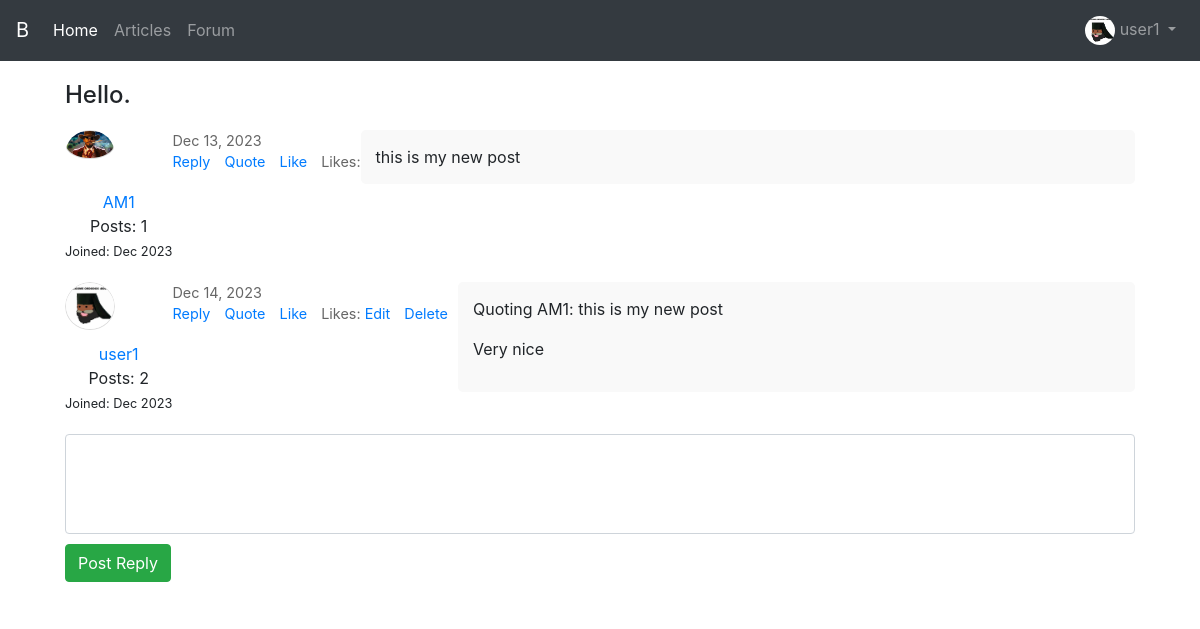
The page /forum/thread/1/ (signed in) on the database its author committed.
### myapp/models.py (models this page shows, shortened)
class Profile(models.Model):
    user = models.OneToOneField(User, on_delete=models.CASCADE)
    avatar = models.ImageField(upload_to='avatars/', default='avatars/default.jpg')
    birth_date = models.DateField(null=True, blank=True)
    twitter = models.CharField(max_length=200, null=True, blank=True)
    discord = models.CharField(max_length=100, null=True, blank=True)
    skype = models.CharField(max_length=100, null=True, blank=True)
    telegram = models.CharField(max_length=100, null=True, blank=True)
    instagram = models.CharField(max_length=200, null=True, blank=True)
    facebook = models.CharField(max_length=200, null=True, blank=True)
    website = models.CharField(max_length=200, null=True, blank=True)
    gender = models.CharField(max_length=50, null=True, blank=True)
    country = CountryField(blank_label='(select country)', null=True, blank=True)

class Thread(models.Model):
    subforum = models.ForeignKey(Subforum, related_name='threads', on_delete=models.CASCADE)
    title = models.CharField(max_length=200)
    author = models.ForeignKey(User, on_delete=models.CASCADE)
    created_at = models.DateTimeField(auto_now_add=True)

class Post(models.Model):
    thread = models.ForeignKey(Thread, related_name='posts', on_delete=models.CASCADE)
    author = models.ForeignKey(User, related_name='posts', on_delete=models.CASCADE)
    content = models.TextField()
    created_at = models.DateTimeField(auto_now_add=True)
    likes = models.ManyToManyField(User, related_name='liked_posts', blank=True)

### myapp/views.py (the view)
# urls.py: path('forum/thread/<int:thread_id>/', thread_detail, name='thread_detail'),
def thread_detail(request, thread_id):
    thread = get_object_or_404(Thread, id=thread_id)
    posts = thread.posts.all()
    return render(request, 'thread_detail.html', {'thread': thread, 'posts': posts})

### myapp/templates/thread_detail.html (shortened to what this page needs)
{% extends 'base.html' %}
{% load static %}
{% block content %}
<link rel="stylesheet" href="{% static 'css/forum.css' %}" type="text/css">
<link rel="stylesheet" href="https://stackpath.bootstrapcdn.com/bootstrap/4.3.1/css/bootstrap.min.css">
<div class="thread-detail-container">
    <h2 class="thread-title">{{ thread.title }}</h2>
    {% for post in posts %}
    <div class="post-entry" id="post-{{ post.id }}">
        <div class="user-info">
            <div class="user-avatar">
                <a href="{% url 'profile_view' username=post.author.username %}">
                    <img src="{{ post.author.profile.avatar.url }}" alt="{{ post.author.username }}">
                </a>
            </div>
            <div class="user-details">
                <a href="{% url 'profile_view' username=post.author.username %}">{{ post.author.username }}</a>
                <div class="user-stats">
                    <span class="posts-count">Posts: {{ post.author.posts.count }}</span>
                    <span class="join-date">Joined: {{ post.author.date_joined|date:"M Y" }}</span>
                </div>
            </div>
        </div>
        <div class="post-meta">
            <span class="post-date">{{ post.created_at|date:"M d, Y" }}</span>
            <div class="post-actions">
                {% if user.is_authenticated %}
                <a href="#" class="post-reply-link" onclick="replyToPost({{ post.id }}, '{{ post.author.username }}');">Reply</a>
                <a href="#" class="post-quote-link" onclick="quotePost({{ post.id }}, '{{ post.author.username }}');">Quote</a>
                <a href="#" class="post-like-link" onclick="likePost({{ post.id }});">Like</a>
                <span id="likes-count-{{ post.id }}" onclick="getLikers({{ post.id }});">Likes: {{ post.like_count }}</span>
                {% if user == post.author %}
                <a href="#" class="post-edit-link" onclick="confirmEdit({{ post.id }});">Edit</a>
                <a href="#" class="post-delete-link" onclick="confirmDelete({{ post.id }});">Delete</a>
                {% endif %}
                {% endif %}
            </div>
        </div>
        <div class="post-content" id="post-content-{{ post.id }}">
            {{ post.content|safe }}
        </div>
    </div>
    {% endfor %}
    {% if user.is_authenticated %}
    <form id="reply-form">
        <div class="form-control new-post-textarea" id="reply-box" contenteditable="true" style="min-height: 100px; border: 1px solid #ced4da;" placeholder="Write your reply here..."></div>
        <button type="submit" class="btn btn-success">Post Reply</button>
    </form>
    {% else %}
    <p><a href="{% url 'login' %}">Log in</a> to post a reply.</p>
    {% endif %}
</div>
{% endblock %}

### myapp/templates/base.html (shortened to what this page needs)
<!DOCTYPE html>
<html lang="en">
<head>
  <link rel="stylesheet" href="https://stackpath.bootstrapcdn.com/bootstrap/4.5.2/css/bootstrap.min.css">
  <link rel="stylesheet" href="https://cdnjs.cloudflare.com/ajax/libs/bootstrap-icons/1.4.0/font/bootstrap-icons.min.css">
  <link rel="stylesheet" href="https://cdnjs.cloudflare.com/ajax/libs/font-awesome/5.15.1/css/all.min.css">
</head>
<body>
  <nav class="navbar navbar-expand-lg navbar-dark bg-dark">
    <a class="navbar-brand" href="{% url 'index' %}">B</a>
    <div class="collapse navbar-collapse" id="navbarNavAltMarkup">
      <div class="navbar-nav mr-auto">
        <a class="nav-item nav-link active" href="{% url 'index' %}">Home <span class="sr-only">(current)</span></a>
        <a class="nav-item nav-link" href="{% url 'article_list' %}">Articles</a>
        <a class="nav-item nav-link" href="{% url 'forum_list' %}">Forum</a>
      </div>
      {% if user.is_authenticated %}
        <ul class="navbar-nav">
          <li class="nav-item dropdown">
            <a class="nav-link dropdown-toggle" href="#" id="navbarDropdownMenuLink" role="button" data-toggle="dropdown" aria-expanded="false">
              <img src="{{ user.profile.avatar.url }}" alt="avatar" class="rounded-circle" width="30"> {{ user.username }}
            </a>
          </li>
        </ul>
      {% else %}
        <a class="btn btn-outline-primary my-2 my-sm-0" href="{% url 'login' %}" role="button">Login</a>
        <a class="btn btn-warning my-2 my-sm-0 ml-2" href="{% url 'register' %}" role="button">Sign-up</a>
      {% endif %}
    </div>
  </nav>
  <main role="main" class="container">
    {% block content %}
    {% endblock content %}
  </main>
</body>
</html>

### myapp/static/css/forum.css (style rules this page uses)
body { font-family: 'Arial', sans-serif; background-color: #fff; color: #333; margin: 0; padding: 0; }
.post-entry { display: flex; align-items: flex-start; margin-bottom: 20px; }
.user-avatar img { border-radius: 50%; border: 1px solid #ddd; width: 50px; height: 50px; }
.user-info { text-align: center; }
.user-role, .join-date, .stats { font-size: 0.8em; }
.posts-count, .likes-count { display: block; }
.thread-detail-container { background: #fff; padding: 20px; border-radius: 5px; margin-bottom: 20px; }
.thread-title { font-size: 1.5em; margin-bottom: 20px; }
.post-meta { font-size: 0.9em; color: #666; margin-bottom: 10px; }
.post-content { font-size: 1em; margin-bottom: 10px; }
.post-actions a { margin-right: 10px; color: #007bff; text-decoration: none; }
.new-post-textarea { width: 100%; margin-top: 20px; margin-bottom: 10px; padding: 10px; border: 1px solid #ccc; border-radius: 5px; }
.user-avatar { width: 50px; height: 50px; border-radius: 50%; overflow: hidden; margin-bottom: 10px; }
.user-avatar img { width: 100%; height: auto; }
.user-details .user-role, .user-details .join-date, .user-details .stats { font-size: 0.8em; }
.post-content { background: #f9f9f9; padding: 15px; border-radius: 5px; flex-grow: 1; }

### rows shown on the page
Thread: title "Hello."
Post: author.profile.avatar (picture), author.username "AM1", author.posts.count "1", author.date_joined "Dec 2023", created_at "Dec 13, 2023", content "this is my new post"
Post: author.profile.avatar (picture), author.username "user1", author.posts.count "2", author.date_joined "Dec 2023", created_at "Dec 14, 2023", content "Quoting AM1: this is my new post Very nice"

### other values the page prints
{{ user.username }} "user1"
